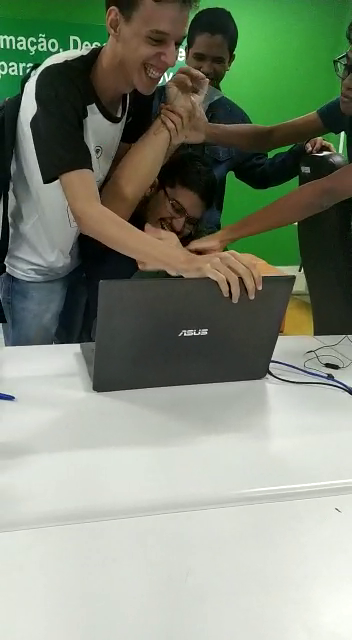
#> input picture frame 33 of Exemplo3/video.mp4, 352 x 640 px, given in place of bestas2.mp4, which was not available
$ python video.py
#> lines starting #> are read from the running program, lines starting #| are printed output that depends on the picture; after the words box and inside, x2 and y2 are one past the last pixel; in counts of white or black regions, pixels touching at a corner belong together; pictures that were not available may be replaced by others from this repository, and a replacement may not be noted
import cv2
import numpy as np

cap = cv2.VideoCapture("bestas2.mp4")

_, first_frame = cap.read()
#> first_frame is the input picture: shape (640, 352, 3); mean B, G, R 120.6, 138.7, 128.8
first_gray = cv2.cvtColor(first_frame, cv2.COLOR_BGR2GRAY)
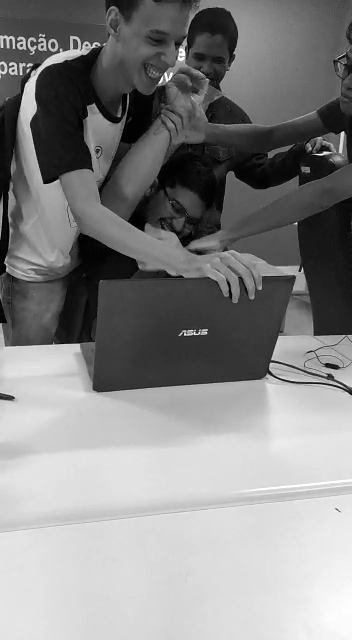
#> first_gray: shape (640, 352); min 0, max 255, mean 133.6
first_gray = cv2.GaussianBlur(first_gray, (5, 5), 0)

while True:
    _, frame = cap.read()
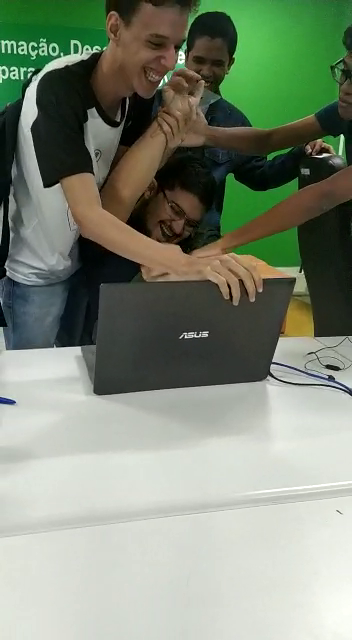
#> input picture frame 34 of Exemplo3/video.mp4, 352 x 640 px, given in place of bestas2.mp4, which was not available
#> frame is the input picture: shape (640, 352, 3); mean B, G, R 119.5, 137.9, 127.7
    gray_frame = cv2.cvtColor(frame, cv2.COLOR_BGR2GRAY)
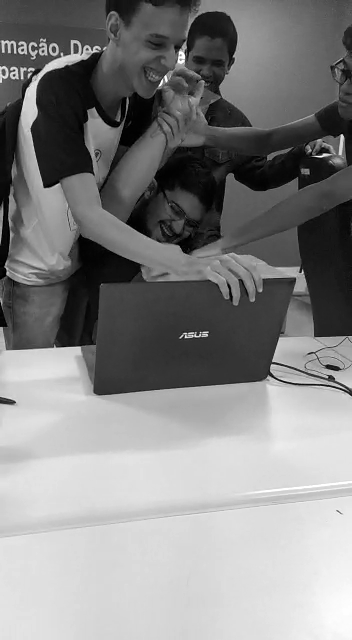
#> gray_frame: shape (640, 352); min 0, max 255, mean 132.7
    gray_frame = cv2.GaussianBlur(gray_frame, (5, 5), 0)

    difference = cv2.absdiff(first_gray, gray_frame)
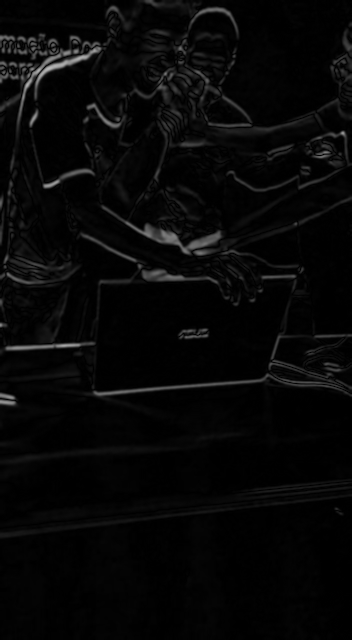
#> difference: shape (640, 352); min 0, max 183, mean 7.1
    _, difference = cv2.threshold(difference, 25, 255, cv2.THRESH_BINARY)
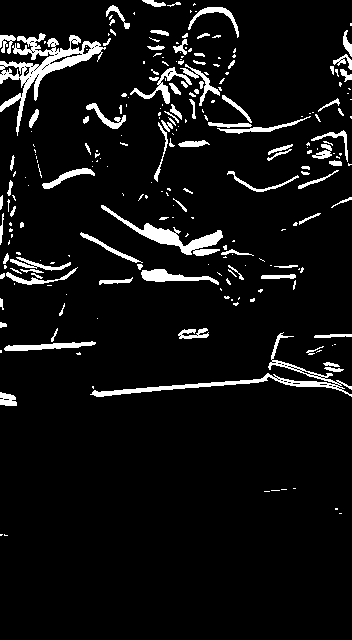
#> difference: shape (640, 352); 6.8% white; 246 white regions (152 under 20 px), largest, box (x1, y1, x2, y2) and area: (0, 33, 106, 136) 2489, (90, 332, 352, 397) 1579, (101, 205, 223, 256) 1281

    cv2.imshow("First frame", first_frame)
    cv2.imshow("Frame", frame)
    cv2.imshow("difference", difference)

    key = cv2.waitKey(30)
#> (key Esc is pressed here)
    if key == 27:
        break

cap.release()
cv2.destroyAllWindows()

$ run again, starting later in the video
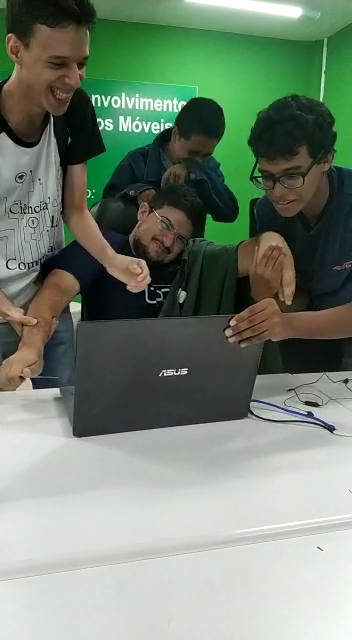
#> input picture frame 149 of Exemplo3/video.mp4, 352 x 640 px, given in place of bestas2.mp4, which was not available
#> first_frame is the input picture: shape (640, 352, 3); mean B, G, R 115.1, 132.4, 117.2
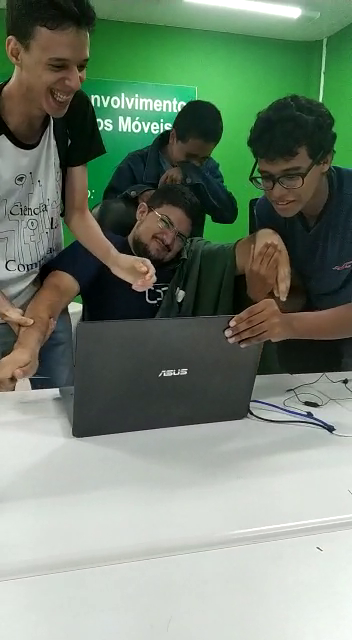
#> input picture frame 150 of Exemplo3/video.mp4, 352 x 640 px, given in place of bestas2.mp4, which was not available
#> frame is the input picture: shape (640, 352, 3); mean B, G, R 115, 132.6, 116.9
#> `_, difference = cv2.threshold(difference, 25, 255, cv2.THRESH_BINARY)`:
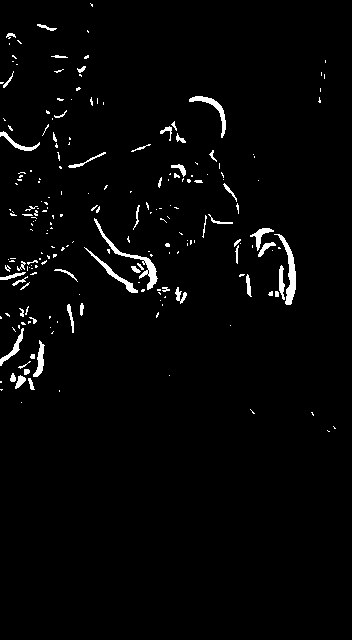
#> difference: shape (640, 352); 2.4% white; 212 white regions (155 under 20 px), largest, box (x1, y1, x2, y2) and area: (94, 218, 158, 290) 494, (274, 234, 296, 305) 449, (189, 96, 226, 138) 295

$ run again, starting later in the video
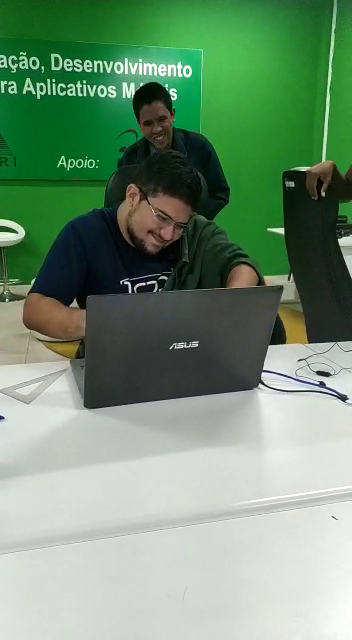
#> input picture frame 266 of Exemplo3/video.mp4, 352 x 640 px, given in place of bestas2.mp4, which was not available
#> first_frame is the input picture: shape (640, 352, 3); mean B, G, R 116.8, 144.7, 114.2
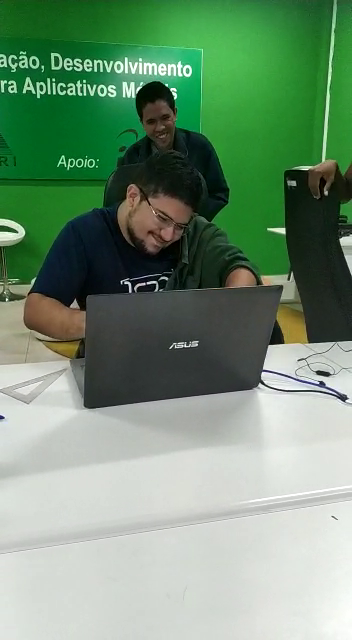
#> input picture frame 267 of Exemplo3/video.mp4, 352 x 640 px, given in place of bestas2.mp4, which was not available
#> frame is the input picture: shape (640, 352, 3); mean B, G, R 117.1, 145, 114.4
#> `_, difference = cv2.threshold(difference, 25, 255, cv2.THRESH_BINARY)`:
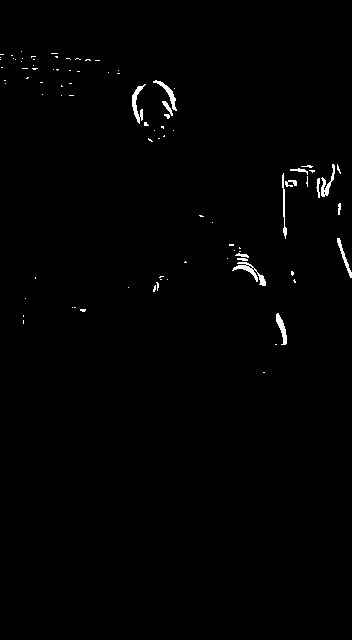
#> difference: shape (640, 352); 0.8% white; 89 white regions (74 under 20 px), largest, box (x1, y1, x2, y2) and area: (232, 262, 266, 286) 225, (132, 84, 146, 124) 200, (153, 80, 177, 111) 162
